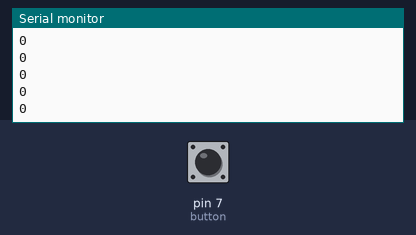
The sketch below on a simulated Arduino Uno, built with avr-gcc and run on an emulated ATmega328P. On the bench: the last lines printed to the serial monitor. The inputs (shaded band) are chosen by the test bench; at power-on: pin 7 (button) HIGH.

Above: at 1.2 s.
1.3 s: pin 7 (button) pulled LOW for 0.15 s
At 1.8 s:
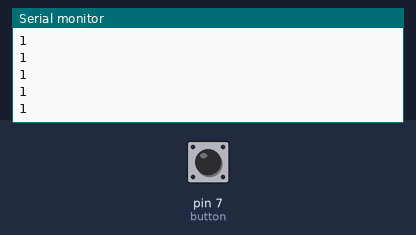
2.9 s: pin 7 (button) pulled LOW for 1 s
At 3.4 s:
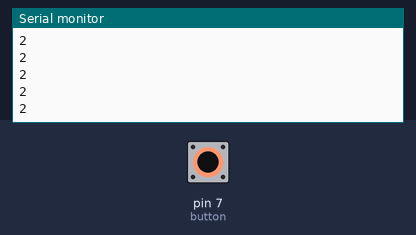
5.4 s: pin 7 (button) pulled LOW for 0.15 s
At 6.5 s:
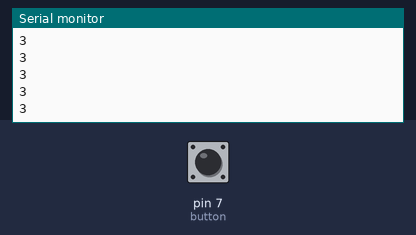
Timing chart, 0 to 7.8 s (numbered marks = the images above; inputs shaded):
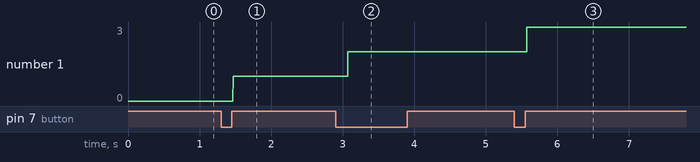

The sketch:

ezButton.ino
```cpp
#include <ezButton.h>

ezButton button(7);  // create ezButton object that attach to pin 7;

void setup() {
  Serial.begin(9600);
  button.setDebounceTime(100); // set debounce time to 100 milliseconds

  button.setCountMode(COUNT_FALLING);
}

void loop() {
  button.loop(); // MUST call the loop() function first

  unsigned long count = button.getCount(); // dem so lan nhan

  Serial.println(count);

  if(count >= 100)
    button.resetCount();


}
```

Measured:
- after the input at 1.3 s, the serial monitor: prints a new line after 0.17 s (image 1)
- after the input at 2.9 s, the serial monitor: prints a new line after 0.17 s (image 2)
- after the input at 5.4 s, the serial monitor: prints a new line after 0.17 s (image 3)
- plotted number 1: 0 → 1 after the input at 1.3 s, 1 → 2 after the input at 2.9 s, 2 → 3 after the input at 5.4 s
